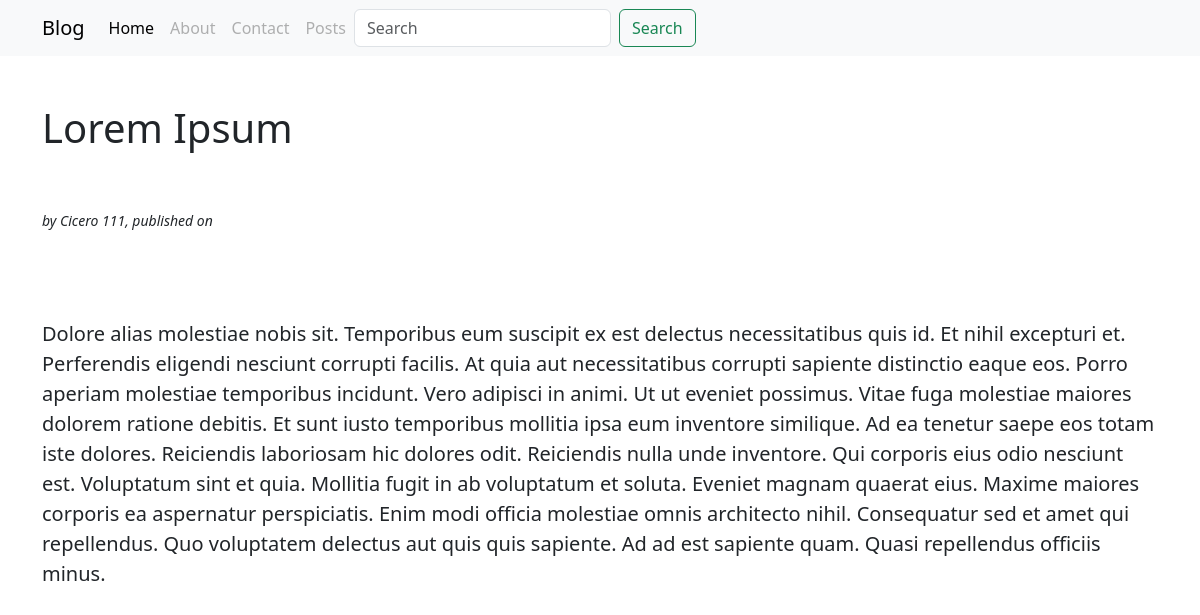
Page /index.php?id=1 on the committed database.
### tables this page shows
CREATE TABLE `posts` (
  `id` int(4) NOT NULL,
  `cid` int(4) NOT NULL,
  `title` varchar(128) NOT NULL,
  `author` varchar(64) NOT NULL,
  `content` text NOT NULL,
  `image` varchar(64) DEFAULT NULL,
  `date` date DEFAULT NULL,
  `keywords` varchar(64) NOT NULL
);

### public/index.php (the view, shortened to what this page needs)
<!DOCTYPE html>
<html lang="en">
<head>
<link
	href="https://cdn.jsdelivr.net/npm/bootstrap@5.3.3/dist/css/bootstrap.min.css"
	rel="stylesheet"
>
</head>
<body>
	<nav class="navbar navbar-expand-lg bg-body-tertiary">
		<div class="container">
			<a class="navbar-brand" href="#">Blog</a>
			<div class="collapse navbar-collapse" id="navbarNav">
				<ul class="navbar-nav">
					<li class="nav-item"><a class="nav-link active" aria-current="page"
						href="#">Home</a></li>
					<li class="nav-item"><a class="nav-link disabled"
						aria-disabled="true">About</a></li>
					<li class="nav-item"><a class="nav-link disabled"
						aria-disabled="true">Contact</a></li>
					<li class="nav-item"><a class="nav-link disabled"
						aria-disabled="true">Posts</a></li>
				</ul>
				<form class="d-flex" role="search">
					<input class="form-control me-2" type="search" placeholder="Search"
						aria-label="Search">
					<button class="btn btn-outline-success" type="submit">Search</button>
				</form>
			</div>
		</div>
	</nav>
	<main>
		<div class="container">
		<?php
            if (isset($_GET['id'])) {
                $connection = connectToDatabase();
                $id = $_GET['id'];
                $title = "";
                $content = "";
                $author = "";
                $date = "";
                $query = "SELECT * FROM `posts` WHERE id='$id'";
                $result = mysqli_query($connection, $query);
                while ($row = mysqli_fetch_assoc($result)) {
                    $title = $row['title'];
                    $author = $row['author'];
                    $content = $row['content'];
                    $date = $row['date'];
                }
                if (! empty($title)) {
                    echo '<div class="mt-5 mb-0"><label><p class="h1">' . $title . '</p>&nbsp;</label></div><BR>';
                    echo '<div class="mt-0 mb-0"><label><i><p class="small">by&nbsp;' . $author . ',&nbsp;published on&nbsp;' . $date . '</p></i></label></div><BR>';
                    echo '<div class="mt-5 mb-0"><label><p class="fs-5">' . $content . '</p></label></div><BR>';
                }
            }
            ?>
        </div>
	</main>
</body>

### rows in the picture
posts: title "Lorem Ipsum", author "Cicero 111", content "Dolore alias molestiae nobis sit. Temporibus eum suscipit ex est delectus necessitatibus quis id. Et nihil excepturi et. Perferendis eligendi nesciunt corrupti facilis. At quia aut necessitatibus corrupti sapiente distinctio eaque eos. Porro aperiam molestiae temporibus incidunt. Vero adipisci in animi. Ut ut eveniet possimus. Vitae fuga molestiae maiores dolorem ratione debitis. Et sunt iusto temporibus mollitia ipsa eum inventore similique. Ad ea tenetur saepe eos totam iste dolores. Reiciendis laboriosam hic dolores odit. Reiciendis nulla unde inventore. Qui corporis eius odio nesciunt est. Voluptatum sint et quia. Mollitia fugit in ab voluptatum et soluta. Eveniet magnam quaerat eius.…"
